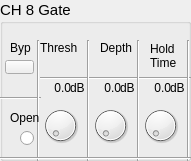
  <widget class="QGroupBox" name="groupBox_8">
   <property name="geometry">
    <rect>
     <x>750</x>
     <y>180</y>
     <width>191</width>
     <height>161</height>
    </rect>
   </property>
   <property name="font">
    <font>
     <pointsize>11</pointsize>
    </font>
   </property>
   <property name="title">
    <string>CH 8 Gate</string>
   </property>
   <widget class="QLabel" name="label_78">
    <property name="geometry">
     <rect>
      <x>10</x>
      <y>40</y>
      <width>21</width>
      <height>16</height>
     </rect>
    </property>
    <property name="font">
     <font>
      <pointsize>9</pointsize>
     </font>
    </property>
    <property name="text">
     <string>Byp</string>
    </property>
   </widget>
   <widget class="QLabel" name="label_79">
    <property name="geometry">
     <rect>
      <x>40</x>
      <y>40</y>
      <width>41</width>
      <height>16</height>
     </rect>
    </property>
    <property name="font">
     <font>
      <pointsize>9</pointsize>
     </font>
    </property>
    <property name="text">
     <string>Thresh</string>
    </property>
   </widget>
   <widget class="QLabel" name="label_80">
    <property name="geometry">
     <rect>
      <x>100</x>
      <y>40</y>
      <width>41</width>
      <height>16</height>
     </rect>
    </property>
    <property name="font">
     <font>
      <pointsize>9</pointsize>
     </font>
    </property>
    <property name="text">
     <string>Depth</string>
    </property>
   </widget>
   <widget class="QLabel" name="label_81">
    <property name="geometry">
     <rect>
      <x>150</x>
      <y>40</y>
      <width>31</width>
      <height>31</height>
     </rect>
    </property>
    <property name="font">
     <font>
      <pointsize>9</pointsize>
     </font>
    </property>
    <property name="text">
     <string>Hold
Time</string>
    </property>
   </widget>
   <widget class="Line" name="line_50">
    <property name="geometry">
     <rect>
      <x>40</x>
      <y>70</y>
      <width>151</width>
      <height>16</height>
     </rect>
    </property>
    <property name="orientation">
     <enum>Qt::Horizontal</enum>
    </property>
   </widget>
   <widget class="Line" name="line_51">
    <property name="geometry">
     <rect>
      <x>0</x>
      <y>90</y>
      <width>41</width>
      <height>16</height>
     </rect>
    </property>
    <property name="orientation">
     <enum>Qt::Horizontal</enum>
    </property>
   </widget>
   <widget class="Line" name="line_52">
    <property name="geometry">
     <rect>
      <x>30</x>
      <y>40</y>
      <width>16</width>
      <height>121</height>
     </rect>
    </property>
    <property name="orientation">
     <enum>Qt::Vertical</enum>
    </property>
   </widget>
   <widget class="Line" name="line_53">
    <property name="geometry">
     <rect>
      <x>80</x>
      <y>40</y>
      <width>16</width>
      <height>121</height>
     </rect>
    </property>
    <property name="orientation">
     <enum>Qt::Vertical</enum>
    </property>
   </widget>
   <widget class="Line" name="line_54">
    <property name="geometry">
     <rect>
      <x>130</x>
      <y>40</y>
      <width>16</width>
      <height>121</height>
     </rect>
    </property>
    <property name="orientation">
     <enum>Qt::Vertical</enum>
    </property>
   </widget>
   <widget class="Line" name="line_55">
    <property name="geometry">
     <rect>
      <x>180</x>
      <y>40</y>
      <width>16</width>
      <height>121</height>
     </rect>
    </property>
    <property name="orientation">
     <enum>Qt::Vertical</enum>
    </property>
   </widget>
   <widget class="OIDDial" name="dial_22">
    <property name="geometry">
     <rect>
      <x>40</x>
      <y>100</y>
      <width>41</width>
      <height>51</height>
     </rect>
    </property>
   </widget>
   <widget class="OIDDial" name="dial_23">
    <property name="geometry">
     <rect>
      <x>90</x>
      <y>100</y>
      <width>41</width>
      <height>51</height>
     </rect>
    </property>
   </widget>
   <widget class="OIDDial" name="dial_24">
    <property name="geometry">
     <rect>
      <x>140</x>
      <y>100</y>
      <width>41</width>
      <height>51</height>
     </rect>
    </property>
   </widget>
   <widget class="Line" name="line_56">
    <property name="geometry">
     <rect>
      <x>0</x>
      <y>150</y>
      <width>191</width>
      <height>16</height>
     </rect>
    </property>
    <property name="orientation">
     <enum>Qt::Horizontal</enum>
    </property>
   </widget>
   <widget class="QLabel" name="label_82">
    <property name="geometry">
     <rect>
      <x>70</x>
      <y>80</y>
      <width>16</width>
      <height>16</height>
     </rect>
    </property>
    <property name="font">
     <font>
      <pointsize>9</pointsize>
     </font>
    </property>
    <property name="text">
     <string>dB</string>
    </property>
   </widget>
   <widget class="QLabel" name="label_83">
    <property name="geometry">
     <rect>
      <x>120</x>
      <y>80</y>
      <width>16</width>
      <height>16</height>
     </rect>
    </property>
    <property name="font">
     <font>
      <pointsize>9</pointsize>
     </font>
    </property>
    <property name="text">
     <string>dB</string>
    </property>
   </widget>
   <widget class="QLabel" name="label_84">
    <property name="geometry">
     <rect>
      <x>170</x>
      <y>80</y>
      <width>16</width>
      <height>16</height>
     </rect>
    </property>
    <property name="font">
     <font>
      <pointsize>9</pointsize>
     </font>
    </property>
    <property name="text">
     <string>dB</string>
    </property>
   </widget>
   <widget class="QLabel" name="ls22">
    <property name="geometry">
     <rect>
      <x>40</x>
      <y>80</y>
      <width>31</width>
      <height>16</height>
     </rect>
    </property>
    <property name="font">
     <font>
      <pointsize>9</pointsize>
     </font>
    </property>
    <property name="text">
     <string>0.0</string>
    </property>
    <property name="alignment">
     <set>Qt::AlignRight|Qt::AlignTrailing|Qt::AlignVCenter</set>
    </property>
   </widget>
   <widget class="QLabel" name="ls23">
    <property name="geometry">
     <rect>
      <x>90</x>
      <y>80</y>
      <width>31</width>
      <height>16</height>
     </rect>
    </property>
    <property name="font">
     <font>
      <pointsize>9</pointsize>
     </font>
    </property>
    <property name="text">
     <string>0.0</string>
    </property>
    <property name="alignment">
     <set>Qt::AlignRight|Qt::AlignTrailing|Qt::AlignVCenter</set>
    </property>
   </widget>
   <widget class="QLabel" name="ls24">
    <property name="geometry">
     <rect>
      <x>140</x>
      <y>80</y>
      <width>31</width>
      <height>16</height>
     </rect>
    </property>
    <property name="font">
     <font>
      <pointsize>9</pointsize>
     </font>
    </property>
    <property name="text">
     <string>0.0</string>
    </property>
    <property name="alignment">
     <set>Qt::AlignRight|Qt::AlignTrailing|Qt::AlignVCenter</set>
    </property>
   </widget>
   <widget class="QLabel" name="label_88">
    <property name="geometry">
     <rect>
      <x>10</x>
      <y>110</y>
      <width>31</width>
      <height>16</height>
     </rect>
    </property>
    <property name="font">
     <font>
      <pointsize>9</pointsize>
     </font>
    </property>
    <property name="text">
     <string>Open</string>
    </property>
   </widget>
   <widget class="QRadioButton" name="radioButton_8">
    <property name="geometry">
     <rect>
      <x>20</x>
      <y>130</y>
      <width>16</width>
      <height>16</height>
     </rect>
    </property>
    <property name="text">
     <string/>
    </property>
   </widget>
   <widget class="OIDStatePushBtn" name="bypass8">
    <property name="geometry">
     <rect>
      <x>5</x>
      <y>60</y>
      <width>29</width>
      <height>14</height>
     </rect>
    </property>
    <property name="text">
     <string/>
    </property>
    <property name="checkable">
     <bool>true</bool>
    </property>
   </widget>
  </widget>
